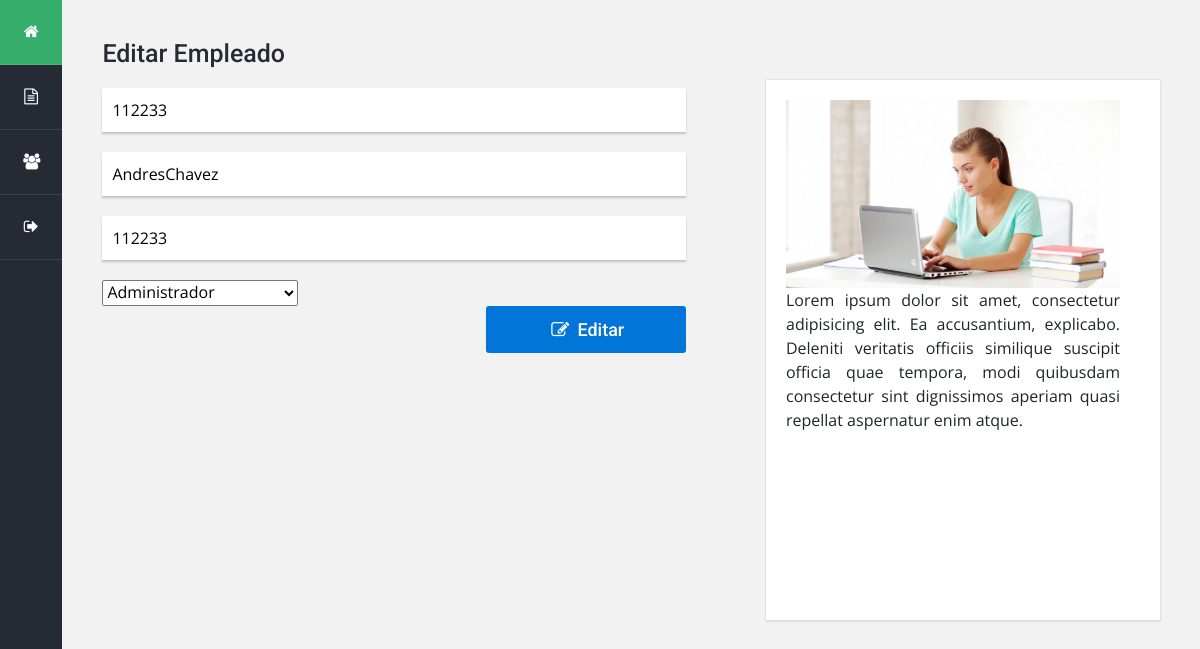
Page /ExamenPhp/manejadorEmpleado.php?accion=crudEditar&rut=112233 on the committed database.
### tables this page shows
CREATE TABLE `empleado` (
  `rut` varchar(10) NOT NULL,
  `nombre` varchar(50) NOT NULL,
  `password` varchar(10) NOT NULL,
  `categoria` varchar(1) NOT NULL
);

### ExamenPhp/controllers/EmpleadoController.php (called while the page is built, shortened)
<?php
	require_once "./models/Empleado.php";
	class EmpleadoController {
		public $empleado;
		public function __construct() {
	        $this->empleado = new Empleado();
	    }
		public function crudEditar() {
			$this->empleado->setRut($_REQUEST['rut']);
			$empleado = $this->empleado->buscarXRut();
    		include "views/sections/clienteHead.php";
			include 'views/frm_empleado_edit.php';
			include "views/sections/footer.php";
		}
	}
?>

### ExamenPhp/models/Empleado.php (called while the page is built, shortened)
<?php
require_once "DB.php";
class Empleado
    {
        private $rut, $nombre, $password, $categoria;
        public function __construct($rut=null, $nombre=null, $password=null, $categoria=null)
        {
            $this->rut       = $rut;
            $this->nombre    = $nombre;
            $this->password  = $password;
            $this->categoria = $categoria;
        }
        public function setRut($rut)
        {
            $this->rut = $rut;
        }
        public function getRut()
        {
            return $this->rut;
        }
        public function setNombre($nombre)
        {
            $this->nombre = $nombre;
        }
        public function getNombre()
        {
            return $this->nombre;
        }
        public function setPassword($password)
        {
            $this->password = $password;
        }
        public function getPassword()
        {
            return $this->password;
        }
        public function setCategoria($categoria)
        {
            $this->categoria = $categoria;
        }
        public function getCategoria()
        {
            return $this->categoria;
        }
        public function buscarXRut(){
            $db = new DB();
            $query = "SELECT rut, nombre, password, categoria FROM Empleado WHERE rut = '$this->rut'";
            $sentencia = $db->getConexion()->prepare($query);
            $sentencia->execute();
            $rs= $sentencia->fetchAll();
            $Empleado = new Empleado();
            foreach($rs as $fila){
                $Empleado->setRut($fila["rut"]);
                $Empleado->setNombre($fila["nombre"]);
                $Empleado->setPassword($fila["password"]);
                $Empleado->setCategoria($fila["categoria"]);
            }
            return $Empleado;
        }
    }
?>

### ExamenPhp/models/DB.php (called while the page is built)
<?php
	class DB
	{
		private $conexion;
		function __construct()
		{
			try{
				$this->conexion = new PDO('mysql:host=localhost;dbname=bbddisp', 'userbbddisp', 'userbbddisp');
			}
			catch(PDOException $e){
		    	$this->conexion = null;
			}
		}
		function getConexion(){
			return $this->conexion;
		}
	}
?>

### ExamenPhp/views/frm_empleado_edit.php (the view)
<main class="main col">
				<div class="row">
					<div class="columna col-lg-7">
						<div class="widget nueva_entrada">
							<h3 class="titulo">Editar Empleado</h3>
							<form action="?accion=editar" method="post">
								<input type="text" name="rut" value="<?php echo $empleado->getRut(); ?>"/>
								<input type="text" name="nombre" value="<?php echo $empleado->getNombre(); ?>"/>
								<input type="text" name="password" value="<?php echo $empleado->getPassword(); ?>"/>
								<select name="categoria">
				                    <?php if ($empleado->getCategoria() == "A") {
				                        echo "<option selected value='A'>Administrador</option>
				                              <option value='R'>Recepcionasta Muestra</option>
				                              <option value='T'>Tecnico Analista</option>";
				                    } elseif ($empleado->getCategoria() == "R") {
				                        echo "<option value='A'>Administrador</option>
				                              <option selected value='R'>Recepcionasta Muestra</option>
				                              <option value='T'>Tecnico Analista</option>";
				                    } elseif ($empleado->getCategoria() == "T") {
				                        echo "<option value='A'>Administrador</option>
				                              <option value='R'>Recepcionasta Muestra</option>
				                              <option selected value='T'>Tecnico Analista</option>";
				                    } else {
				                             "<option value='A'>Administrador</option>
				                              <option value='R'>Recepcionasta Muestra</option>
				                              <option value='T'>Tecnico Analista</option>";
				                    }
				                    ?>
                				</select>
								<div class="d-flex justify-content-end">
									<button><i class="icon icon-edit"></i> Editar </button>
								</div>
							</form>
						</div>
					</div>
					<div class="columna col-lg-5">
						<div class="widget comentarios">
							<div class="contenedor">
								<div class="comentario d-flex flex-wrap">
									<div class="foto">
										<img src="../../WebPHPISP/views/images/comp.jpg">
										<p style="text-align: justify;">	Lorem ipsum dolor sit amet, consectetur adipisicing elit. Ea accusantium, explicabo. Deleniti veritatis officiis similique suscipit officia quae tempora, modi quibusdam consectetur sint dignissimos aperiam quasi repellat aspernatur enim atque.</p>
									</div>
								</div>
							</div>
						</div>
					</div>
				</div>
</main>

### ExamenPhp/views/css/estilos2.css (style rules this page uses)
body { background: #f2f2f2; font-size: 16px; font-family: 'Open Sans', sans-serif; }
.main { padding-top: 40px; }
.main .columna { padding-left: 40px; padding-right: 40px; }
.main .titulo { color: #262a34; font-size: 25px; font-weight: 500; font-family: 'Roboto', sans-serif; margin-bottom: 20px; }
.main .widget { margin-bottom: 40px; }
.main .widget form input[type="text"], .main .widget form textarea { width: 100%; padding: 10px; margin-bottom: 20px; font-family: 'Open Sans', sans-serif; border: none; box-shadow: 0px 2px 2px 0px rgba(0,0,0,0.2); }
.main .widget form input[type="text"] { font-weight: 400; }
.main .widget form button { background: #0275d8; cursor: pointer; color: #fff; font-family: 'Roboto', sans-serif; font-size: 18px; font-weight: 500; border: none; display: inline-block; padding: 10px; width: 200px; border-radius: 3px; transition: all .3s ease; }
.main .comentarios .contenedor { box-shadow: 0px 0px 2px 0px rgba(0,0,0,0.2); }
.main .comentarios .comentario { background: #fff; padding: 20px; margin-top: 40px; border-bottom: 1px solid #dfdfdf; }
.main .comentarios .comentario .foto { width: 100%; height: 500px; overflow: hidden; margin-right: 20px; }
.main .comentarios .comentario .foto img { width: 100%; }

### rows in the picture
empleado: rut "112233", nombre "AndresChavez", password "112233", categoria "Administrador"
